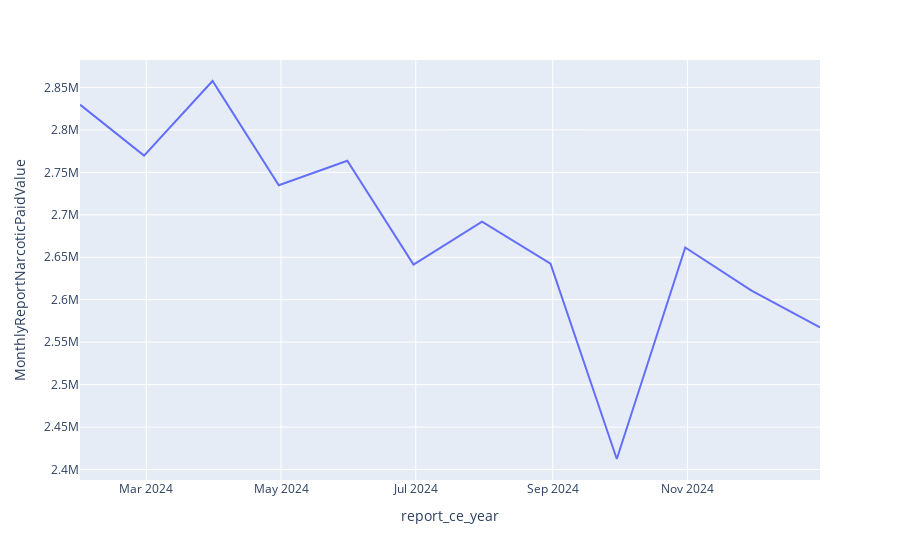

The notebook cell this image was saved under:
### Code cell
fig = px.line(
    sum_paid_ts,
    x = "report_ce_year",
    y = "MonthlyReportNarcoticPaidValue"
)
fig.show()

### Figure 1 — Plotly figure (JSON) as saved in the notebook; plotly's stock layout.template omitted (floating-point values rounded to 4 significant figures)
{"data": [{"hovertemplate": "report_ce_year=%{x}<br>MonthlyReportNarcoticPaidValue=%{y}<extra></extra>", "legendgroup": "", "line": {"color": "#636efa", "dash": "solid"}, "marker": {"symbol": "circle"}, "mode": "lines", "name": "", "orientation": "v", "showlegend": false, "type": "scatter", "x": ["2024-01-31T00:00:00.000000000", "2024-02-29T00:00:00.000000000", "2024-03-31T00:00:00.000000000", "2024-04-30T00:00:00.000000000", "2024-05-31T00:00:00.000000000", "2024-06-30T00:00:00.000000000", "2024-07-31T00:00:00.000000000", "2024-08-31T00:00:00.000000000", "2024-09-30T00:00:00.000000000", "2024-10-31T00:00:00.000000000", "2024-11-30T00:00:00.000000000", "2024-12-31T00:00:00.000000000"], "xaxis": "x", "y": [2830000.0, 2770000.0, 2858000.0, 2735000.0, 2764000.0, 2641000.0, 2692000.0, 2643000.0, 2412000.0, 2662000.0, 2611000.0, 2567000.0], "yaxis": "y"}], "layout": {"legend": {"tracegroupgap": 0}, "margin": {"t": 60}, "xaxis": {"anchor": "y", "domain": [0, 1], "title": {"text": "report_ce_year"}}, "yaxis": {"anchor": "x", "domain": [0, 1], "title": {"text": "MonthlyReportNarcoticPaidValue"}}}}
